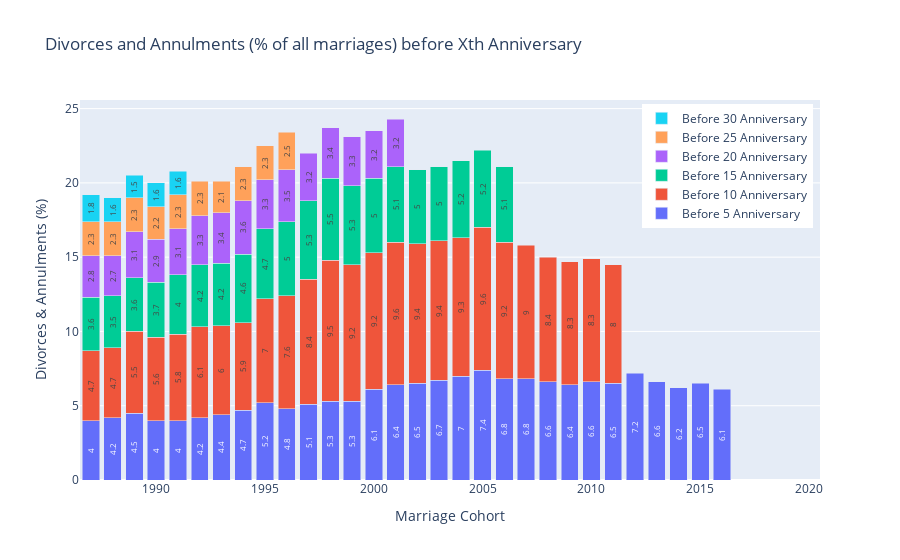

Source (notebook cell):
### Code cell
# Create the column_names_mapping dictionary using dictionary comprehension
column_names_mapping = {col: snake_case_to_readable(col) for col in columns_to_plot[1:]}

# Create a figure
fig = go.Figure()

# Add trace for each selected column as a stacked cumulative bar chart
for column in columns_to_plot[1:]:
    if column != "marriage_cohort":
        fig.add_trace(go.Bar(
            x=df_incremental["marriage_cohort"],
            y=df_incremental[column],
            text=df_incremental[column],
            textposition='inside',
            insidetextanchor='middle',
            textangle=-90,
            name=column_names_mapping[column],  # Use the mapped name from the dictionary
        ))

# Update layout
fig.update_layout(
    title="Divorces and Annulments (% of all marriages) before Xth Anniversary",
    xaxis_title="Marriage Cohort",
    yaxis_title="Divorces & Annulments (%)",
    showlegend=True,
    legend=dict(orientation="v", yanchor="top", y=0.99, xanchor="right", x=0.99),  # Place legend on the right of the graph
    barmode="stack",  # Use 'stack' for stacked cumulative bar chart
)

# Show the plot
fig.show()

### Figure 1 — Plotly figure (JSON) as saved in the notebook; plotly's stock layout.template omitted (floating-point values rounded to 4 significant figures)
{"data": [{"insidetextanchor": "middle", "name": "Before 5 Anniversary", "text": [4, 4.2, 4.5, 4, 4, 4.2, 4.4, 4.7, 5.2, 4.8, 5.1, 5.3, 5.3, 6.1, 6.4, 6.5, 6.7, 7, 7.4, 6.8, 6.8, 6.6, 6.4, 6.6, 6.5, 7.2, 6.6, 6.2, 6.5, 6.1, null, null, null, null], "textangle": -90, "textposition": "inside", "type": "bar", "x": [1987, 1988, 1989, 1990, 1991, 1992, 1993, 1994, 1995, 1996, 1997, 1998, 1999, 2000, 2001, 2002, 2003, 2004, 2005, 2006, 2007, 2008, 2009, 2010, 2011, 2012, 2013, 2014, 2015, 2016, 2017, 2018, 2019, 2020], "y": [4, 4.2, 4.5, 4, 4, 4.2, 4.4, 4.7, 5.2, 4.8, 5.1, 5.3, 5.3, 6.1, 6.4, 6.5, 6.7, 7, 7.4, 6.8, 6.8, 6.6, 6.4, 6.6, 6.5, 7.2, 6.6, 6.2, 6.5, 6.1, null, null, null, null]}, {"insidetextanchor": "middle", "name": "Before 10 Anniversary", "text": [4.7, 4.7, 5.5, 5.6, 5.8, 6.1, 6, 5.9, 7, 7.6, 8.4, 9.5, 9.2, 9.2, 9.6, 9.4, 9.4, 9.3, 9.6, 9.2, 9, 8.4, 8.3, 8.3, 8, null, null, null, null, null, null, null, null, null], "textangle": -90, "textposition": "inside", "type": "bar", "x": [1987, 1988, 1989, 1990, 1991, 1992, 1993, 1994, 1995, 1996, 1997, 1998, 1999, 2000, 2001, 2002, 2003, 2004, 2005, 2006, 2007, 2008, 2009, 2010, 2011, 2012, 2013, 2014, 2015, 2016, 2017, 2018, 2019, 2020], "y": [4.7, 4.7, 5.5, 5.6, 5.8, 6.1, 6, 5.9, 7, 7.6, 8.4, 9.5, 9.2, 9.2, 9.6, 9.4, 9.4, 9.3, 9.6, 9.2, 9, 8.4, 8.3, 8.3, 8, null, null, null, null, null, null, null, null, null]}, {"insidetextanchor": "middle", "name": "Before 15 Anniversary", "text": [3.6, 3.5, 3.6, 3.7, 4, 4.2, 4.2, 4.6, 4.7, 5, 5.3, 5.5, 5.3, 5, 5.1, 5, 5, 5.2, 5.2, 5.1, null, null, null, null, null, null, null, null, null, null, null, null, null, null], "textangle": -90, "textposition": "inside", "type": "bar", "x": [1987, 1988, 1989, 1990, 1991, 1992, 1993, 1994, 1995, 1996, 1997, 1998, 1999, 2000, 2001, 2002, 2003, 2004, 2005, 2006, 2007, 2008, 2009, 2010, 2011, 2012, 2013, 2014, 2015, 2016, 2017, 2018, 2019, 2020], "y": [3.6, 3.5, 3.6, 3.7, 4, 4.2, 4.2, 4.6, 4.7, 5, 5.3, 5.5, 5.3, 5, 5.1, 5, 5, 5.2, 5.2, 5.1, null, null, null, null, null, null, null, null, null, null, null, null, null, null]}, {"insidetextanchor": "middle", "name": "Before 20 Anniversary", "text": [2.8, 2.7, 3.1, 2.9, 3.1, 3.3, 3.4, 3.6, 3.3, 3.5, 3.2, 3.4, 3.3, 3.2, 3.2, null, null, null, null, null, null, null, null, null, null, null, null, null, null, null, null, null, null, null], "textangle": -90, "textposition": "inside", "type": "bar", "x": [1987, 1988, 1989, 1990, 1991, 1992, 1993, 1994, 1995, 1996, 1997, 1998, 1999, 2000, 2001, 2002, 2003, 2004, 2005, 2006, 2007, 2008, 2009, 2010, 2011, 2012, 2013, 2014, 2015, 2016, 2017, 2018, 2019, 2020], "y": [2.8, 2.7, 3.1, 2.9, 3.1, 3.3, 3.4, 3.6, 3.3, 3.5, 3.2, 3.4, 3.3, 3.2, 3.2, null, null, null, null, null, null, null, null, null, null, null, null, null, null, null, null, null, null, null]}, {"insidetextanchor": "middle", "name": "Before 25 Anniversary", "text": [2.3, 2.3, 2.3, 2.2, 2.3, 2.3, 2.1, 2.3, 2.3, 2.5, null, null, null, null, null, null, null, null, null, null, null, null, null, null, null, null, null, null, null, null, null, null, null, null], "textangle": -90, "textposition": "inside", "type": "bar", "x": [1987, 1988, 1989, 1990, 1991, 1992, 1993, 1994, 1995, 1996, 1997, 1998, 1999, 2000, 2001, 2002, 2003, 2004, 2005, 2006, 2007, 2008, 2009, 2010, 2011, 2012, 2013, 2014, 2015, 2016, 2017, 2018, 2019, 2020], "y": [2.3, 2.3, 2.3, 2.2, 2.3, 2.3, 2.1, 2.3, 2.3, 2.5, null, null, null, null, null, null, null, null, null, null, null, null, null, null, null, null, null, null, null, null, null, null, null, null]}, {"insidetextanchor": "middle", "name": "Before 30 Anniversary", "text": [1.8, 1.6, 1.5, 1.6, 1.6, null, null, null, null, null, null, null, null, null, null, null, null, null, null, null, null, null, null, null, null, null, null, null, null, null, null, null, null, null], "textangle": -90, "textposition": "inside", "type": "bar", "x": [1987, 1988, 1989, 1990, 1991, 1992, 1993, 1994, 1995, 1996, 1997, 1998, 1999, 2000, 2001, 2002, 2003, 2004, 2005, 2006, 2007, 2008, 2009, 2010, 2011, 2012, 2013, 2014, 2015, 2016, 2017, 2018, 2019, 2020], "y": [1.8, 1.6, 1.5, 1.6, 1.6, null, null, null, null, null, null, null, null, null, null, null, null, null, null, null, null, null, null, null, null, null, null, null, null, null, null, null, null, null]}], "layout": {"barmode": "stack", "legend": {"orientation": "v", "x": 0.99, "xanchor": "right", "y": 0.99, "yanchor": "top"}, "showlegend": true, "title": {"text": "Divorces and Annulments (% of all marriages) before Xth Anniversary"}, "xaxis": {"title": {"text": "Marriage Cohort"}}, "yaxis": {"title": {"text": "Divorces & Annulments (%)"}}}}
